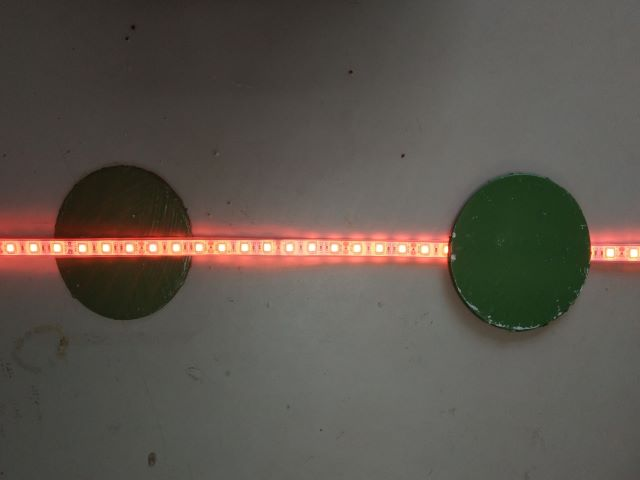
//> input picture source/014.jpg, 640 x 480 px
$ ./main   (built with g++ and OpenCV 4)
//> lines starting //> are read from the running program, lines starting //| are printed output that depends on the picture; after the words box and inside, x2 and y2 are one past the last pixel; in counts of white or black regions, pixels touching at a corner belong together
#include <iostream>
#include <opencv2\opencv.hpp>
#include <opencv2\imgproc\imgproc.hpp>

using namespace std;
using namespace cv;

#define g_nGaussianBlurValue 13 //高斯滤波参数

int main()
{
	Mat srcImage, midImage,desImage;

	desImage = imread("source\\014.jpg");
//> desImage is the input picture: 480 rows x 640 cols, CV_8UC3; mean B, G, R 76.2, 83.8, 90.6

	cvtColor(desImage, srcImage,COLOR_BGR2GRAY,1);
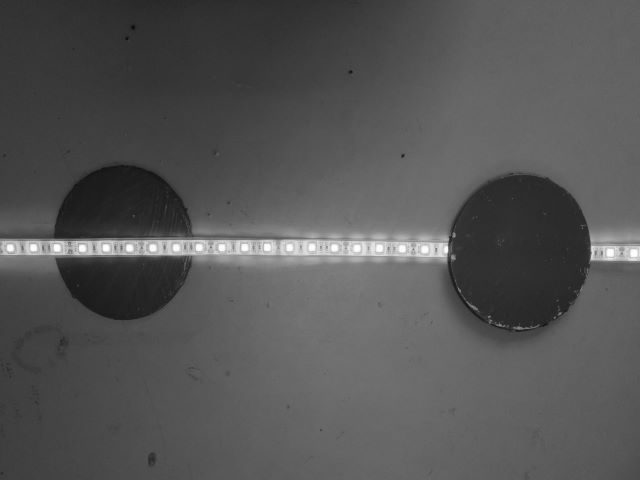
//> srcImage: 480 rows x 640 cols, CV_8UC1; min 7, max 255, mean 85

	if (srcImage.empty())
	{
		cout << "can not open " << endl;
		return -1;
	}
	imshow("灰度图", srcImage);

	//平滑滤波

	GaussianBlur(srcImage,midImage, Size(g_nGaussianBlurValue, g_nGaussianBlurValue), 2, 2);
	imshow("平滑图",midImage);


	//边缘检测
	Canny(midImage,midImage,10,250,5);
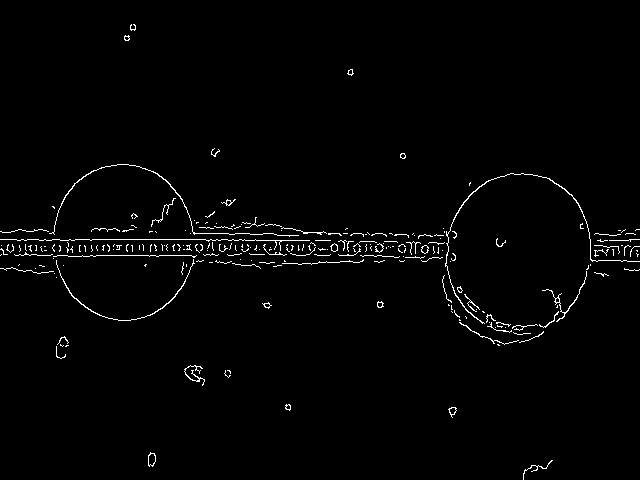
//> midImage: 480 rows x 640 cols, CV_8UC1; 1.6% white in thin lines or dots
	imshow("边缘检测图",midImage);

	//Houghline检测直线
	vector<Vec4i> lines;//定义一个矢量结构lines用于存放得到的线段矢量集合
	HoughLinesP(midImage, lines, 1, CV_PI / 180, 80, 400,50);
//> lines = 5 lines (x1, y1, x2, y2): [0, 249, 448, 249], [2, 250, 448, 250], [7, 246, 501, 246], [1, 245, 502, 245], [1, 248, 448, 248]

	cout << "直线数目：" << lines.size() << endl;
//| 直线数目：5

	//依次在图中绘制出每条线段
	for (size_t i = 0; i < lines.size(); i++)
	{
		Vec4i l = lines[i];
		Point pt1 = Point(l[0], l[1]);
		Point pt2= Point(l[2], l[3]);
		cout<<"坐标"<<pt1 << pt2 << endl;
		line(desImage, pt1, pt2, Scalar(0,255,0), 1, LINE_AA,0);
	}
//> this loop made 5 passes
//| 坐标[0, 249][448, 249]
//| 坐标[2, 250][448, 250]
//| 坐标[7, 246][501, 246]
//| 坐标[1, 245][502, 245]
//| 坐标[1, 248][448, 248]
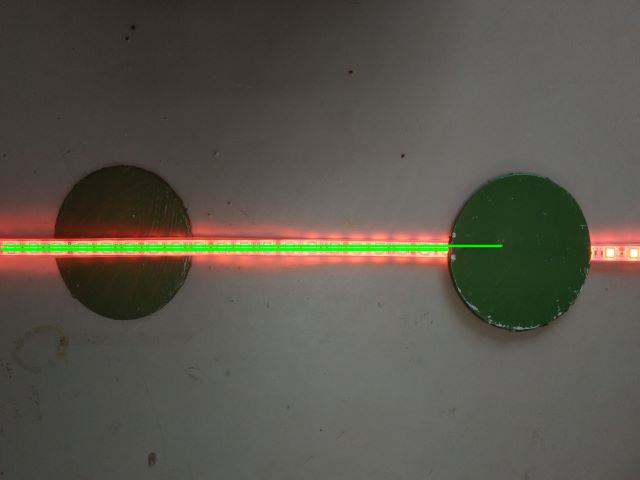
//> desImage: 480 rows x 640 cols, CV_8UC3; 1.24% of pixels changed, all inside (x1, y1, x2, y2) = (0, 244, 504, 252)
	imshow("目标图",desImage);

	cv::waitKey(0);
	return 0;
}

$ run again, with source/001.jpg copied over source/014.jpg
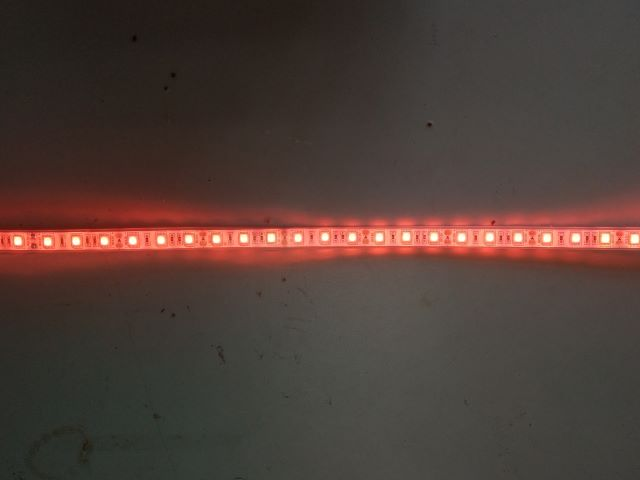
//> input picture source/001.jpg, 640 x 480 px
//> desImage is the input picture: 480 rows x 640 cols, CV_8UC3; mean B, G, R 55.2, 61.1, 77.8
//> `Canny(midImage,midImage,10,250,5);`:
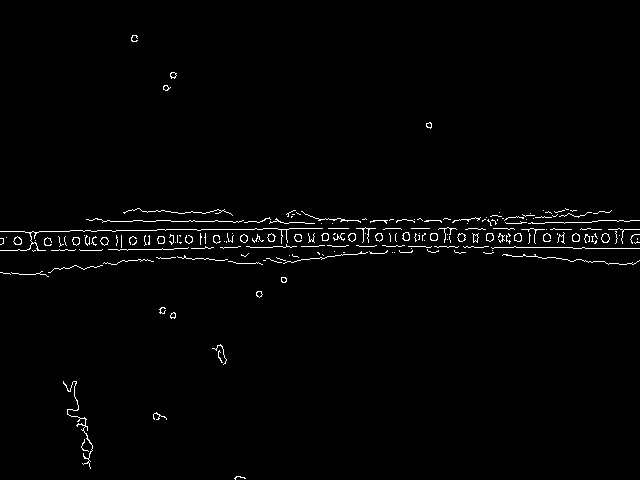
//> midImage: 480 rows x 640 cols, CV_8UC1; 1.5% white in thin lines or dots
//> lines = 3 lines (x1, y1, x2, y2): [89, 220, 504, 220], [200, 240, 622, 233], [129, 239, 563, 232]
//| 直线数目：3
//> the loop `for (size_t i = 0; i < lines.size(); i++)` made 3 passes
//> (printed output is left out)
//> after the loop `for (size_t i = 0; i < lines.size(); i++)`:
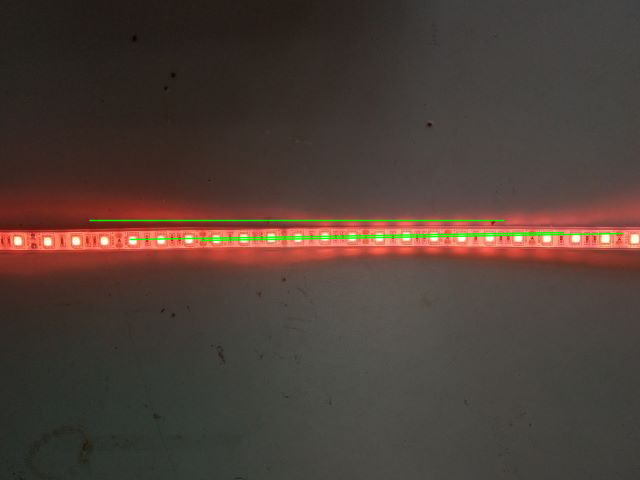
//> desImage: 480 rows x 640 cols, CV_8UC3; 1.13% of pixels changed, all inside (x1, y1, x2, y2) = (89, 219, 624, 242)

$ run again, with source/002.jpg copied over source/014.jpg
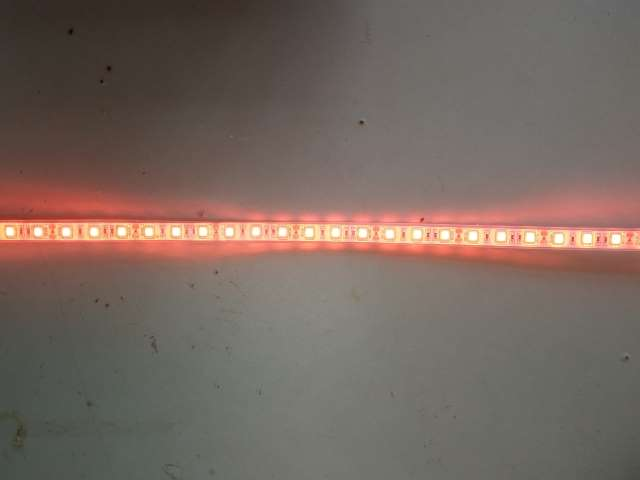
//> input picture source/002.jpg, 640 x 480 px
//> desImage is the input picture: 480 rows x 640 cols, CV_8UC3; mean B, G, R 95.2, 102.8, 117.9
//> `Canny(midImage,midImage,10,250,5);`:
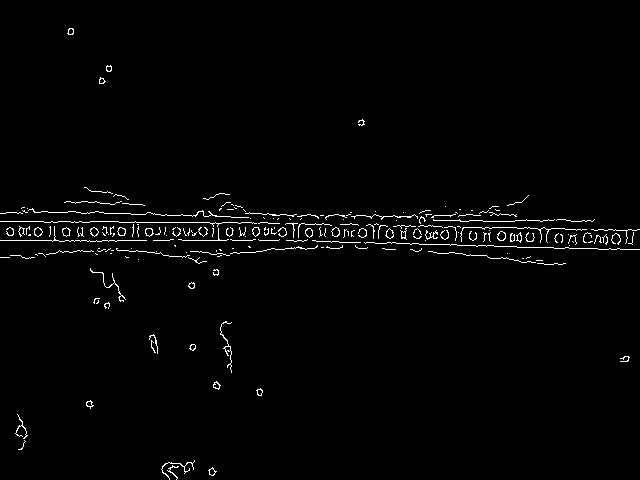
//> midImage: 480 rows x 640 cols, CV_8UC1; 1.6% white in thin lines or dots
//> lines = 7 lines (x1, y1, x2, y2): [90, 221, 636, 230], [198, 222, 631, 229], [8, 235, 633, 235], [7, 234, 633, 234], [6, 233, 633, 233], [7, 232, 633, 232], [20, 236, 632, 236]
//| 直线数目：7
//> the loop `for (size_t i = 0; i < lines.size(); i++)` made 7 passes
//> (printed output is left out)
//> after the loop `for (size_t i = 0; i < lines.size(); i++)`:
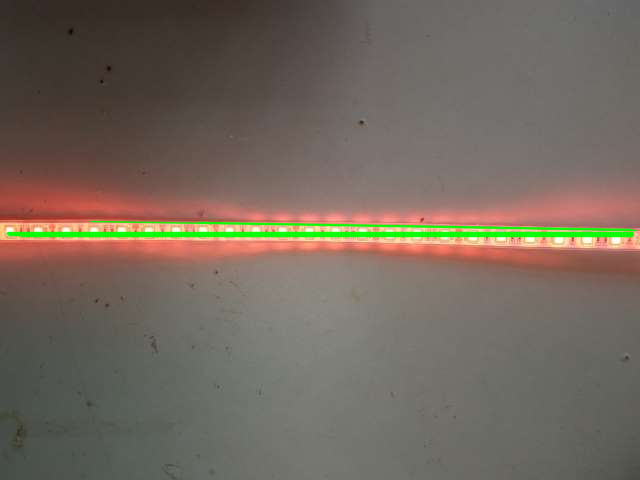
//> desImage: 480 rows x 640 cols, CV_8UC3; 2.07% of pixels changed, all inside (x1, y1, x2, y2) = (6, 220, 638, 238)

$ run again, with source/010.jpg copied over source/014.jpg
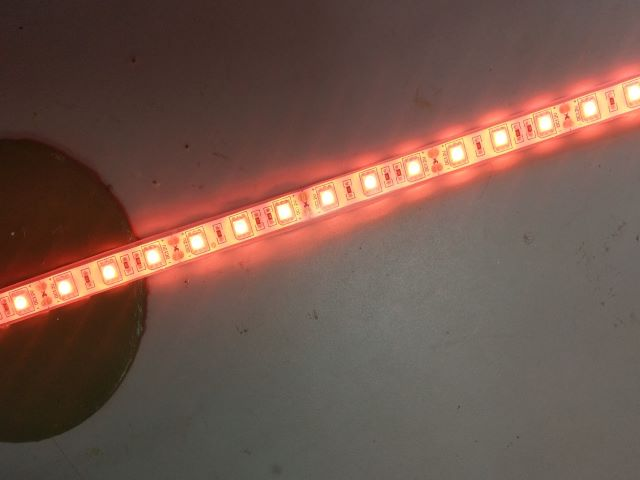
//> input picture source/010.jpg, 640 x 480 px
//> desImage is the input picture: 480 rows x 640 cols, CV_8UC3; mean B, G, R 74.5, 84.8, 112
//> `Canny(midImage,midImage,10,250,5);`:
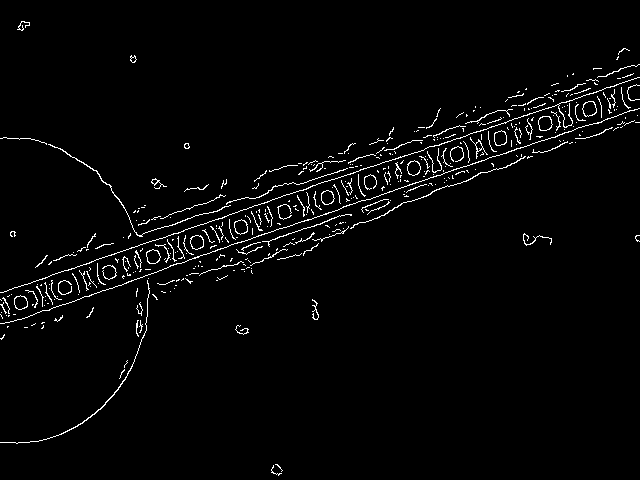
//> midImage: 480 rows x 640 cols, CV_8UC1; 2.4% white in thin lines or dots
//> lines = 15 lines (x1, y1, x2, y2), first 8: [9, 322, 489, 157], [5, 301, 636, 84], [1, 315, 630, 99], [0, 304, 635, 85], [0, 314, 628, 98], [1, 304, 638, 85], [1, 312, 628, 96], [1, 305, 628, 89]
//| 直线数目：15
//> the loop `for (size_t i = 0; i < lines.size(); i++)` made 15 passes
//> (printed output is left out)
//> after the loop `for (size_t i = 0; i < lines.size(); i++)`:
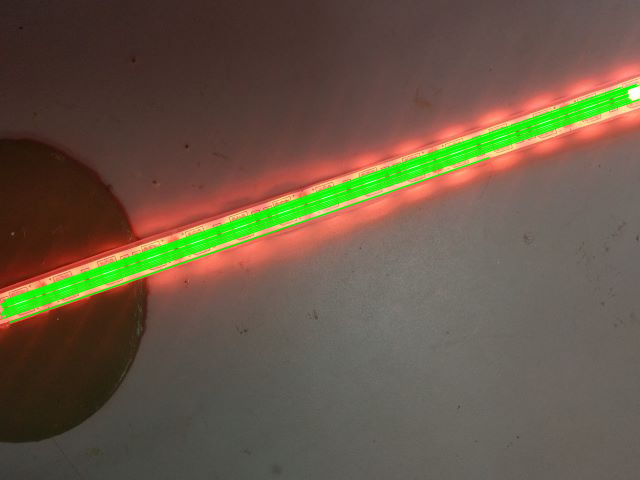
//> desImage: 480 rows x 640 cols, CV_8UC3; 4.74% of pixels changed, all inside (x1, y1, x2, y2) = (0, 83, 640, 324)
